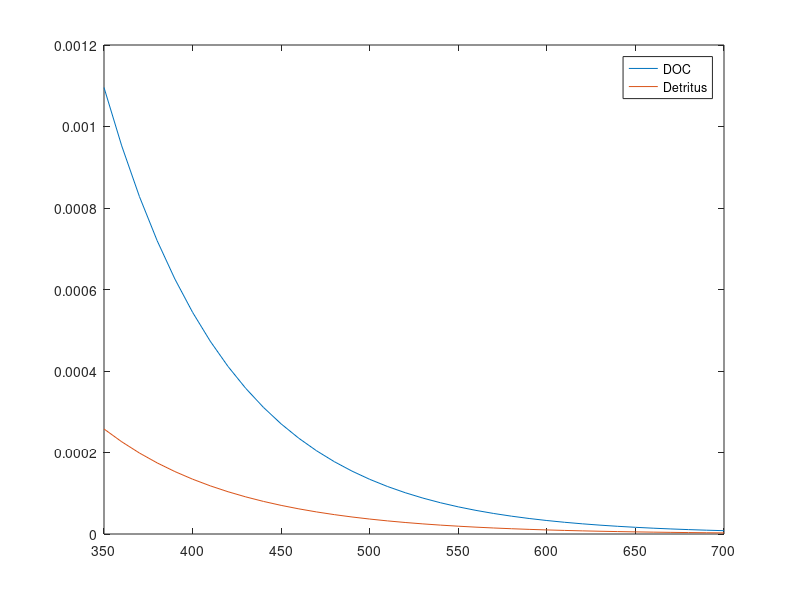

The MATLAB source for this figure:
clear; close;

wl=350:10:700;

a = 2.98e-4 * exp(-0.014 * (wl - 443)); % * 12.0107

plot(wl,a);

a2 = 8e-5 * exp(-0.013 * (wl - 440)); % * 12.0107

hold on;
plot(wl,a2);
legend('DOC','Detritus')
